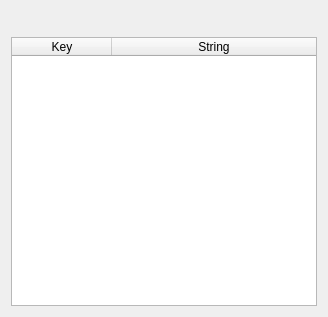
<?xml version="1.0" encoding="UTF-8"?>
<ui version="4.0">
 <class>TablePanelWidgetClass</class>
 <widget class="QWidget" name="TablePanelWidgetClass">
  <property name="geometry">
   <rect>
    <x>0</x>
    <y>0</y>
    <width>328</width>
    <height>317</height>
   </rect>
  </property>
  <property name="windowTitle">
   <string>Form</string>
  </property>
  <layout class="QVBoxLayout" name="verticalLayout">
   <item>
    <layout class="QHBoxLayout" name="horizontalLayout">
     <item>
      <widget class="QLabel" name="filePathLabel">
       <property name="toolTip">
        <string>Table file path</string>
       </property>
       <property name="text">
        <string/>
       </property>
      </widget>
     </item>
     <item>
      <spacer name="horizontalSpacer">
       <property name="orientation">
        <enum>Qt::Horizontal</enum>
       </property>
       <property name="sizeHint" stdset="0">
        <size>
         <width>40</width>
         <height>20</height>
        </size>
       </property>
      </spacer>
     </item>
     <item>
      <widget class="QLabel" name="rowCountLabel">
       <property name="toolTip">
        <string>Number of rows</string>
       </property>
       <property name="text">
        <string/>
       </property>
      </widget>
     </item>
    </layout>
   </item>
   <item>
    <widget class="D2StringTableWidget" name="tableWidget">
     <property name="acceptDrops">
      <bool>true</bool>
     </property>
     <property name="editTriggers">
      <set>QAbstractItemView::NoEditTriggers</set>
     </property>
     <property name="dragEnabled">
      <bool>true</bool>
     </property>
     <property name="dragDropOverwriteMode">
      <bool>true</bool>
     </property>
     <property name="dragDropMode">
      <enum>QAbstractItemView::DragDrop</enum>
     </property>
     <property name="defaultDropAction">
      <enum>Qt::CopyAction</enum>
     </property>
     <property name="cornerButtonEnabled">
      <bool>false</bool>
     </property>
     <attribute name="horizontalHeaderStretchLastSection">
      <bool>true</bool>
     </attribute>
     <column>
      <property name="text">
       <string>Key</string>
      </property>
     </column>
     <column>
      <property name="text">
       <string>String</string>
      </property>
     </column>
    </widget>
   </item>
  </layout>
 </widget>
 <customwidgets>
  <customwidget>
   <class>D2StringTableWidget</class>
   <extends>QTableWidget</extends>
   <header>d2stringtablewidget.h</header>
  </customwidget>
 </customwidgets>
 <resources/>
 <connections/>
</ui>
